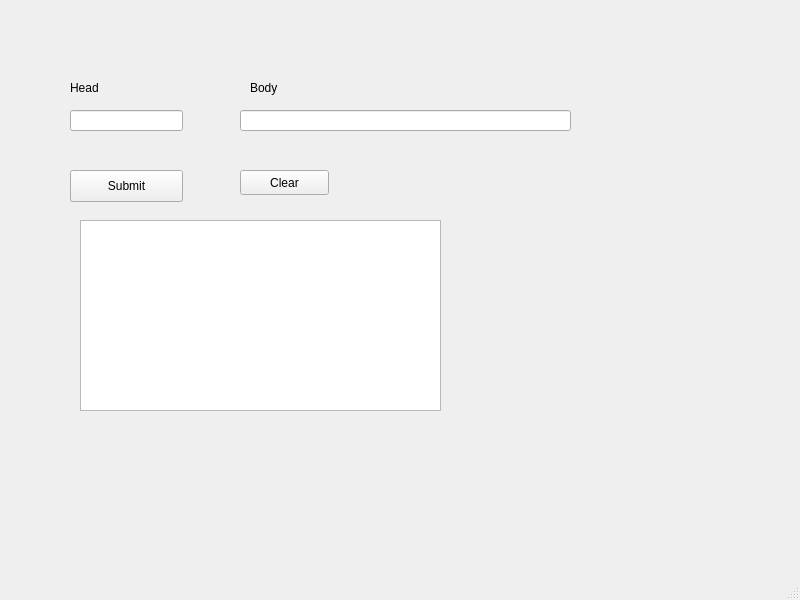
<?xml version="1.0" encoding="UTF-8"?>
<ui version="4.0">
 <class>MainWindow</class>
 <widget class="QMainWindow" name="MainWindow">
  <property name="geometry">
   <rect>
    <x>0</x>
    <y>0</y>
    <width>800</width>
    <height>600</height>
   </rect>
  </property>
  <property name="windowTitle">
   <string>MainWindow</string>
  </property>
  <widget class="QWidget" name="centralwidget">
   <widget class="QPushButton" name="pushButton">
    <property name="geometry">
     <rect>
      <x>70</x>
      <y>170</y>
      <width>113</width>
      <height>32</height>
     </rect>
    </property>
    <property name="text">
     <string>Submit</string>
    </property>
   </widget>
   <widget class="QLabel" name="label">
    <property name="geometry">
     <rect>
      <x>70</x>
      <y>80</y>
      <width>59</width>
      <height>16</height>
     </rect>
    </property>
    <property name="text">
     <string>Head</string>
    </property>
   </widget>
   <widget class="QLineEdit" name="lineEditHead">
    <property name="geometry">
     <rect>
      <x>70</x>
      <y>110</y>
      <width>113</width>
      <height>21</height>
     </rect>
    </property>
   </widget>
   <widget class="QLabel" name="label_2">
    <property name="geometry">
     <rect>
      <x>250</x>
      <y>80</y>
      <width>59</width>
      <height>16</height>
     </rect>
    </property>
    <property name="text">
     <string>Body</string>
    </property>
   </widget>
   <widget class="QLineEdit" name="lineEditBody">
    <property name="geometry">
     <rect>
      <x>240</x>
      <y>110</y>
      <width>331</width>
      <height>21</height>
     </rect>
    </property>
   </widget>
   <widget class="QTextEdit" name="textEditResults">
    <property name="geometry">
     <rect>
      <x>80</x>
      <y>220</y>
      <width>361</width>
      <height>191</height>
     </rect>
    </property>
   </widget>
   <widget class="QPushButton" name="pushButton_2">
    <property name="geometry">
     <rect>
      <x>240</x>
      <y>170</y>
      <width>89</width>
      <height>25</height>
     </rect>
    </property>
    <property name="text">
     <string>Clear</string>
    </property>
   </widget>
  </widget>
  <widget class="QMenuBar" name="menubar">
   <property name="geometry">
    <rect>
     <x>0</x>
     <y>0</y>
     <width>800</width>
     <height>22</height>
    </rect>
   </property>
  </widget>
  <widget class="QStatusBar" name="statusbar"/>
 </widget>
 <resources/>
 <connections/>
</ui>
